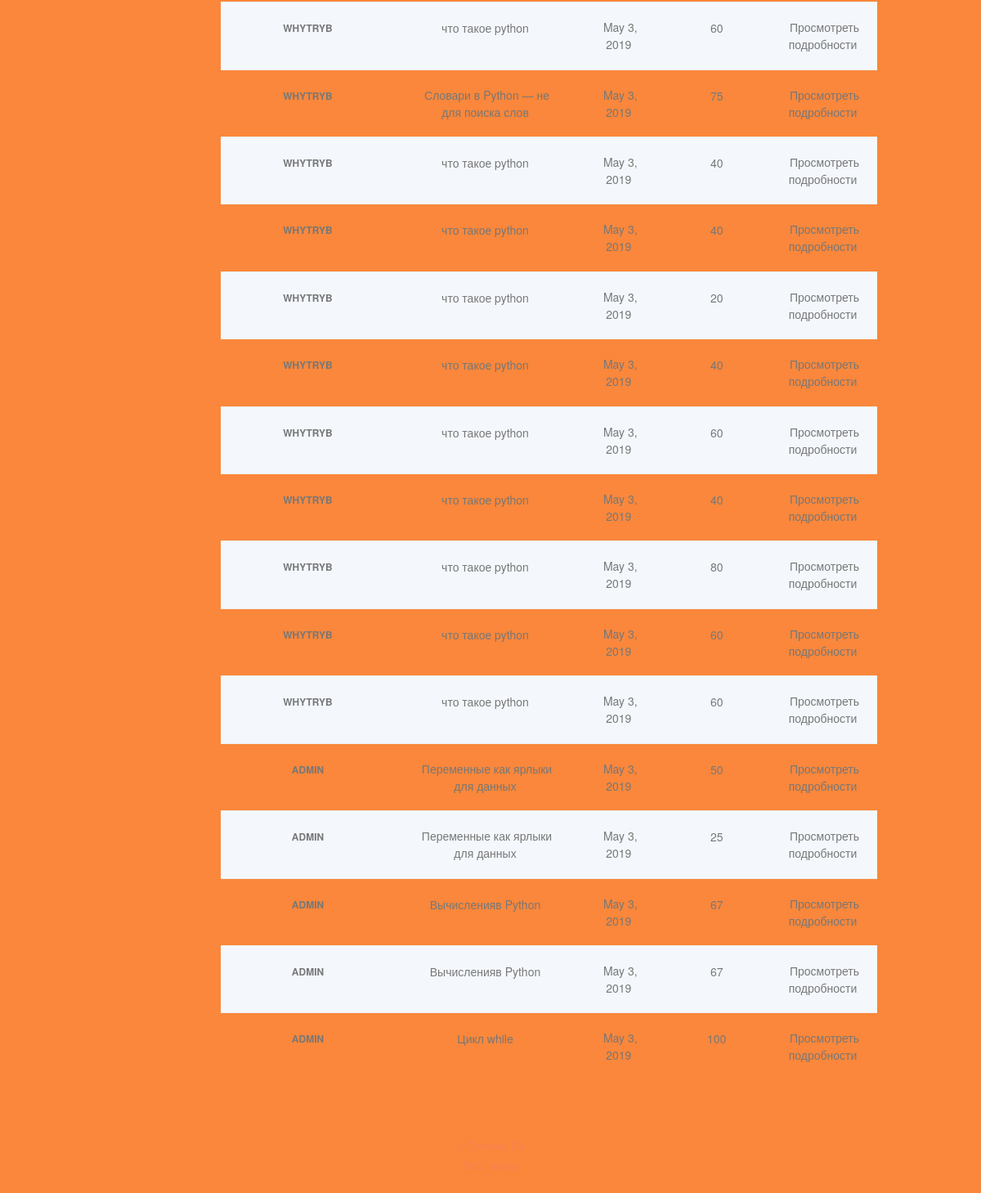
The app's page /marking/ (lower part), older data.
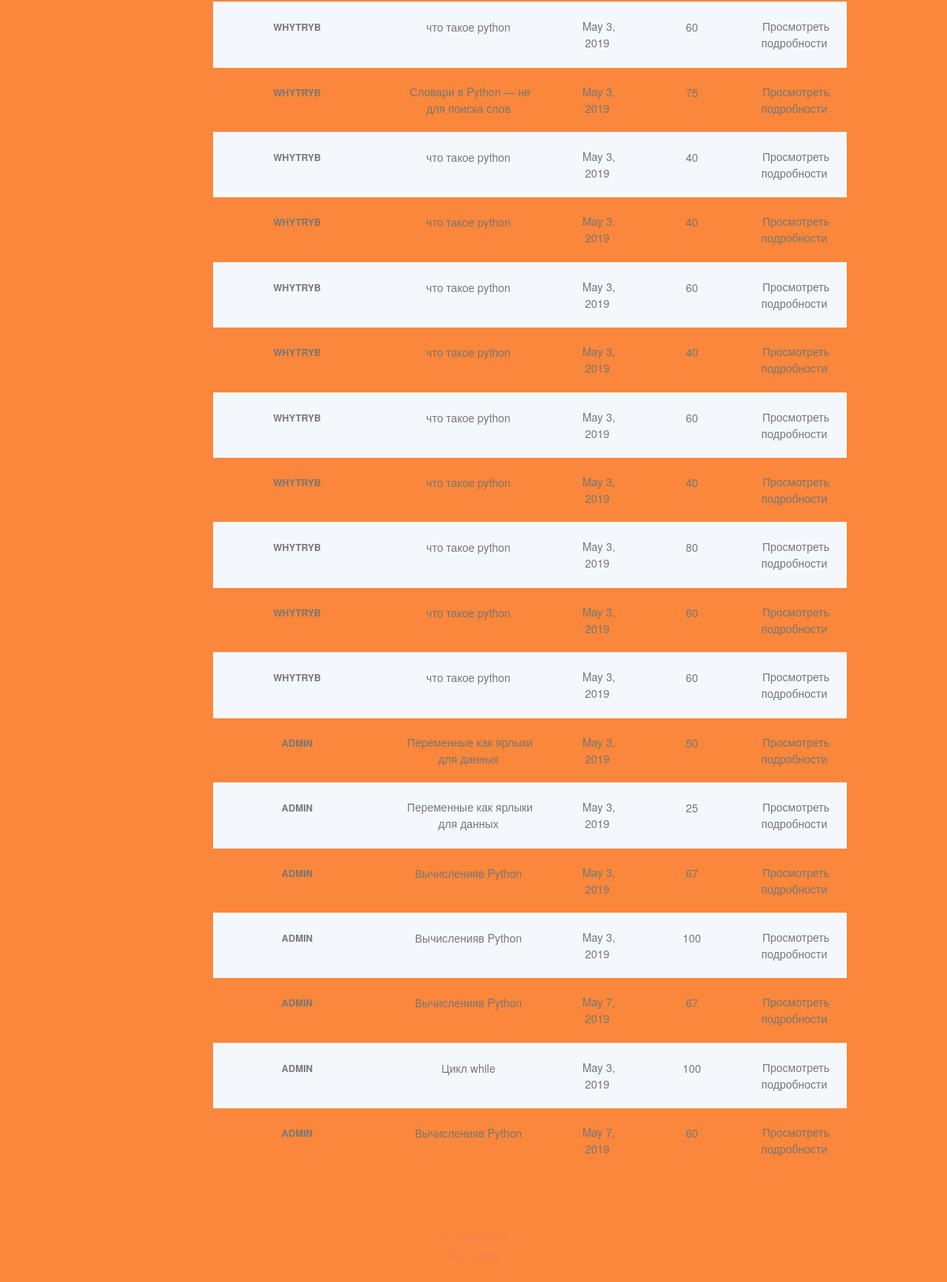
The same page, newer data.
### quiz/models.py (models this page shows, shortened)
class Sitting(models.Model):
    user = models.ForeignKey(settings.AUTH_USER_MODEL, verbose_name=_("User"), on_delete=models.CASCADE)
    quiz = models.ForeignKey(Quiz, verbose_name=_("Quiz"), on_delete=models.CASCADE)
    question_order = models.CharField(
        max_length=1024,
        verbose_name=_("Question Order"),
        validators=[validate_comma_separated_integer_list])
    question_list = models.CharField(
        max_length=1024,
        verbose_name=_("Question List"),
        validators=[validate_comma_separated_integer_list])
    incorrect_questions = models.CharField(
        max_length=1024,
        blank=True,
        verbose_name=_("Incorrect questions"),
        validators=[validate_comma_separated_integer_list])
    current_score = models.IntegerField(verbose_name=_("Current Score"))
    complete = models.BooleanField(default=False, blank=False,
                                   verbose_name=_("Complete"))
    user_answers = models.TextField(blank=True, default='{}',
                                    verbose_name=_("User Answers"))
    start = models.DateTimeField(auto_now_add=True,
                                 verbose_name=_("Start"))
    end = models.DateTimeField(null=True, blank=True, verbose_name=_("End"))
    objects = SittingManager()
    class Meta:
        permissions = (("view_sittings", _("Можно видеть законченные экзамены.")),)
    def _question_ids(self):
        return [int(n) for n in self.question_order.split(',') if n]
    @property
    def get_percent_correct(self):
        dividend = float(self.current_score)
        divisor = len(self._question_ids())
        if divisor < 1:
            return 0            # prevent divide by zero error
        if dividend > divisor:
            return 100
        correct = int(round((dividend / divisor) * 100))
        if correct >= 1:
            return correct
        else:
            return 0

@python_2_unicode_compatible
class Quiz(models.Model):
    title = models.CharField(
        verbose_name=_("Title"),
        max_length=60, blank=False)
    description = models.TextField(
        verbose_name=_("Description"),
        blank=True, help_text=_("Описание вопроса"))
    description_dop = models.TextField(
        verbose_name=_("Description_dop"),
        blank=True, help_text=_("заголовок перед Тестом"))
    description_formul = models.TextField(
        verbose_name=_("Description_formul"),
        blank=True, help_text=_("Формула перед тестом"))
    description_formul_1 = models.TextField(
        verbose_name=_("Description_formul"),
        blank=True, help_text=_("Формула перед тестом 2"))
    description_formul_2 = models.TextField(
        verbose_name=_("Description_formul"),
        blank=True, help_text=_("Формула перед тестом 3"))
    description_formul_3 = models.TextField(
        verbose_name=_("Description_formul"),
        blank=True, help_text=_("Формула перед тестом 4"))
    description_dop_1 = models.TextField(
        verbose_name=_("Description_dop"),
        blank=True, help_text=_("заголовок перед Тестом 2"))
    description_dop_2 = models.TextField(
        verbose_name=_("Description_dop"),
        blank=True, help_text=_("заголовок перед Тестом 3"))
    description_full = models.TextField(
        verbose_name=_("Description_Full"),
        blank=True, help_text=_("Обьяснение перед Тестом 1"))
    description_full_2 = models.TextField(
        verbose_name=_("Description_Full"),
        blank=True, help_text=_("Обьяснение перед Тестом 2"))
    description_full_3 = models.TextField(
        verbose_name=_("Description_Full"),
        blank=True, help_text=_("Обьяснение перед Тестом 3"))
    url = models.SlugField(
        max_length=60, blank=False,
        help_text=_("юзер френдли вид url"),
        verbose_name=_("user friendly url"))
    category = models.ForeignKey(
        Category, null=True, blank=True,
        verbose_name=_("Category"), on_delete=models.CASCADE)
    random_order = models.BooleanField(
        blank=False, default=False,
        verbose_name=_("Random Order"),
        help_text=_("Показать вопросы в случайном порядке или как они установлены?"))
    max_questions = models.PositiveIntegerField(
        blank=True, null=True, verbose_name=_("Max Questions"),
        help_text=_("Количество вопросов, на которые нужно ответить при каждой попытке."))
    answers_at_end = models.BooleanField(
        blank=False, default=False,
        help_text=_("Правильный ответ НЕ показывается после вопроса"),
        verbose_name=_("Answers at end"))
    exam_paper = models.BooleanField(
        blank=False, default=False,
        help_text=_("Если да, то результат каждой попытки пользователя будет сохрянятся. Необходимо для маркировки."),
        verbose_name=_("Exam Paper"))
    single_attempt = models.BooleanField(
        blank=False, default=False,
        help_text=_("Если да, то только одна попытка пользователю будет разрешена "),
        verbose_name=_("Single Attempt"))
    pass_mark = models.SmallIntegerField(
        blank=True, default=0,
        verbose_name=_("Pass Mark"),
        help_text=_("Процент, необходимый для сдачи экзамена."),
        validators=[MaxValueValidator(100)])
    success_text = models.TextField(
        blank=True, help_text=_("Отображается, если пользователь проходит тест"),
        verbose_name=_("Success Text"))
    fail_text = models.TextField(
        verbose_name=_("Fail Text"),
        blank=True, help_text=_("Отображается в случае ошибки пользователя."))
    draft = models.BooleanField(
        blank=True, default=False,
        verbose_name=_("Draft"),
        help_text=_("Если да, тест не отображается "
                     "в списке тестов"))
    class Meta:
        verbose_name = _("Quiz")
        verbose_name_plural = _("Quizzes")
    def __str__(self):
        return self.title

### quiz/views.py (the view)
class QuizMarkingList(QuizMarkerMixin, SittingFilterTitleMixin, ListView):
    model = Sitting
    def get_queryset(self):
        queryset = super(QuizMarkingList, self).get_queryset()\
                                               .filter(complete=True)
        user_filter = self.request.GET.get('user_filter')
        if user_filter:
            queryset = queryset.filter(user__username__icontains=user_filter)
        return queryset

### quiz/views.py (called while the page is built)
    def dispatch(self, *args, **kwargs):
        return super(QuizMarkerMixin, self).dispatch(*args, **kwargs)

    def get_queryset(self):
        queryset = super(SittingFilterTitleMixin, self).get_queryset()
        quiz_filter = self.request.GET.get('quiz_filter')
        if quiz_filter:
            queryset = queryset.filter(quiz__title__icontains=quiz_filter)
        return queryset

### quiz/templates/quiz/sitting_list.html (shortened to what this page needs)
{% extends 'base.html' %}
{% load i18n %}
{% block content %}
    <div class="ui-56">
      {% if sitting_list %}
			<div class="table-responsives ">
				<table class="table table-striped">
                <tbody>
                    {% for sitting in sitting_list %}
					<tr>
						<td><a data-toggle="tooltip" title="Soemthing">{{ sitting.user }}</a></td>
						<td><a data-toggle="tooltip" title="Soemthing" >{{ sitting.quiz }}</a></td>
						<td><a data-toggle="tooltip" title="Soemthing" >{{ sitting.end|date }}</a></td>
                        <td><a data-toggle="tooltip" title="Soemthing" >{{ sitting.get_percent_correct }}</a></td>
						<td><a data-toggle="tooltip" title="Soemthing"><a href="{% url 'quiz_marking_detail' pk=sitting.id %}">
				  Просмотреть подробности
				</a></a></td>
					</tr>
					{% endfor %}
				</table>
			</div>
          </div>
    {% else %}
        <p>Пусто....</p>
    {% endif %}
{% endblock %}

Row changes from the older to the newer data that the page shows:
changed Sitting (number 5 of 18 on the later page): get_percent_correct "20" → "60"
changed Sitting (number 15 of 18 on the later page): get_percent_correct "67" → "100"
now on this page (row edited): Sitting: user "ADMIN", quiz "Вычисленияв Python", end "May 7, 2019", get_percent_correct "67"
added Sitting: user "ADMIN", quiz "Вычисленияв Python", end "May 7, 2019", get_percent_correct "60"
